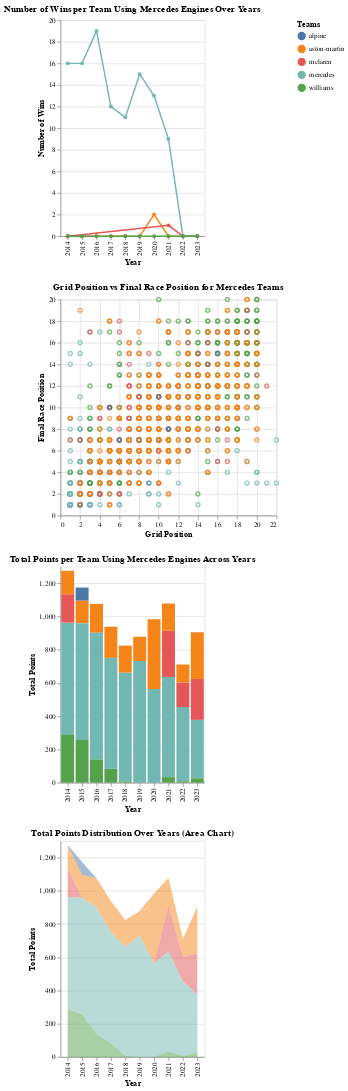

The notebook cell this image was saved under:
### Markdown cell above
# Dashboard

### Code cell
import altair as alt
import pandas as pd

# Filter data for teams using Mercedes engines, handling NA values in the condition
mercedes_teams = merged_data[merged_data['ENGINE'].str.contains("Mercedes", na=False)]

# Wins by team and year chart (Line Chart)
wins_by_team_year = mercedes_teams.groupby(['Team', 'Year'])['W'].sum().reset_index()
mercedes_team_wins_over_time_alt = alt.Chart(wins_by_team_year).mark_line(point=True).encode(
    x=alt.X('Year:O', axis=alt.Axis(title='Year')),
    y=alt.Y('W:Q', axis=alt.Axis(title='Number of Wins')),
    color=alt.Color('Team:N', legend=alt.Legend(title="Teams")),
    tooltip=['Team', 'Year', 'W']
).properties(
    title='Number of Wins per Team Using Mercedes Engines Over Years'
)

# Correlation between grid position and final race position chart (Scatter Plot)
grid_race_corr_chart = alt.Chart(mercedes_teams).mark_point().encode(
    x=alt.X('GRID POS:Q', axis=alt.Axis(title='Grid Position')),
    y=alt.Y('RACE:Q', axis=alt.Axis(title='Final Race Position')),
    color=alt.Color('Team:N', legend=alt.Legend(title="Teams")),
    tooltip=['GRID POS', 'RACE', 'Team']
).properties(
    title='Grid Position vs Final Race Position for Mercedes Teams'
)

# Total points per team and year chart (Stacked Bar Chart)
points_by_team_year_bar_chart = alt.Chart(mercedes_teams).mark_bar().encode(
    x=alt.X('Year:O', axis=alt.Axis(title='Year')),
    y=alt.Y('sum(PTS):Q', axis=alt.Axis(title='Total Points')),
    color=alt.Color('Team:N', legend=alt.Legend(title="Teams")),
    tooltip=['Year', 'sum(PTS)', 'Team']
).properties(
    title='Total Points per Team Using Mercedes Engines Across Years'
)

# Total points per team and year chart (Area Chart)
points_by_team_year_area_chart = alt.Chart(mercedes_teams).mark_area(opacity=0.5).encode(
    x=alt.X('Year:O', axis=alt.Axis(title='Year')),
    y=alt.Y('sum(PTS):Q', axis=alt.Axis(title='Total Points')),
    color=alt.Color('Team:N', legend=alt.Legend(title="Teams")),
    tooltip=['Year', 'sum(PTS)', 'Team']
).properties(
    title='Total Points Distribution Over Years (Area Chart)'
)

# Concatenate the charts in a dashboard
dashboard = alt.vconcat(
    mercedes_team_wins_over_time_alt,
    grid_race_corr_chart,
    points_by_team_year_bar_chart,
    points_by_team_year_area_chart
).configure_concat(
    spacing=20
)

# Display the dashboard
dashboard

### Figure 1 — Vega-Lite specification as saved in the notebook (floating-point values rounded to 4 significant figures; data arrays with more than 128 entries replaced by an {"elided": "..."} marker saying what was removed)
{"config": {"view": {"continuousWidth": 300, "continuousHeight": 300}, "concat": {"spacing": 20}}, "vconcat": [{"data": {"name": "data-b30e6717de0c6c57b84cc8958ff6517d"}, "mark": {"type": "line", "point": true}, "encoding": {"color": {"field": "Team", "legend": {"title": "Teams"}, "type": "nominal"}, "tooltip": [{"field": "Team", "type": "nominal"}, {"field": "Year", "type": "quantitative"}, {"field": "W", "type": "quantitative"}], "x": {"axis": {"title": "Year"}, "field": "Year", "type": "ordinal"}, "y": {"axis": {"title": "Number of Wins"}, "field": "W", "type": "quantitative"}}, "title": "Number of Wins per Team Using Mercedes Engines Over Years"}, {"data": {"name": "data-9191dd01f25da97a13dc45e0d08edcc8"}, "mark": {"type": "point"}, "encoding": {"color": {"field": "Team", "legend": {"title": "Teams"}, "type": "nominal"}, "tooltip": [{"field": "GRID POS", "type": "quantitative"}, {"field": "RACE", "type": "nominal"}, {"field": "Team", "type": "nominal"}], "x": {"axis": {"title": "Grid Position"}, "field": "GRID POS", "type": "quantitative"}, "y": {"axis": {"title": "Final Race Position"}, "field": "RACE", "type": "quantitative"}}, "title": "Grid Position vs Final Race Position for Mercedes Teams"}, {"data": {"name": "data-9191dd01f25da97a13dc45e0d08edcc8"}, "mark": {"type": "bar"}, "encoding": {"color": {"field": "Team", "legend": {"title": "Teams"}, "type": "nominal"}, "tooltip": [{"field": "Year", "type": "quantitative"}, {"aggregate": "sum", "field": "PTS", "type": "quantitative"}, {"field": "Team", "type": "nominal"}], "x": {"axis": {"title": "Year"}, "field": "Year", "type": "ordinal"}, "y": {"aggregate": "sum", "axis": {"title": "Total Points"}, "field": "PTS", "type": "quantitative"}}, "title": "Total Points per Team Using Mercedes Engines Across Years"}, {"data": {"name": "data-9191dd01f25da97a13dc45e0d08edcc8"}, "mark": {"type": "area", "opacity": 0.5}, "encoding": {"color": {"field": "Team", "legend": {"title": "Teams"}, "type": "nominal"}, "tooltip": [{"field": "Year", "type": "quantitative"}, {"aggregate": "sum", "field": "PTS", "type": "quantitative"}, {"field": "Team", "type": "nominal"}], "x": {"axis": {"title": "Year"}, "field": "Year", "type": "ordinal"}, "y": {"aggregate": "sum", "axis": {"title": "Total Points"}, "field": "PTS", "type": "quantitative"}}, "title": "Total Points Distribution Over Years (Area Chart)"}], "$schema": "https://vega.github.io/schema/vega-lite/v5.14.1.json", "datasets": {"data-b30e6717de0c6c57b84cc8958ff6517d": [{"Team": "alpine", "Year": 2015, "W": 0}, {"Team": "aston-martin", "Year": 2014, "W": 0}, {"Team": "aston-martin", "Year": 2015, "W": 0}, {"Team": "aston-martin", "Year": 2016, "W": 0}, {"Team": "aston-martin", "Year": 2017, "W": 0}, {"Team": "aston-martin", "Year": 2018, "W": 0}, {"Team": "aston-martin", "Year": 2019, "W": 0}, {"Team": "aston-martin", "Year": 2020, "W": 2}, {"Team": "aston-martin", "Year": 2021, "W": 0}, {"Team": "aston-martin", "Year": 2022, "W": 0}, {"Team": "aston-martin", "Year": 2023, "W": 0}, {"Team": "mclaren", "Year": 2014, "W": 0}, {"Team": "mclaren", "Year": 2021, "W": 1}, {"Team": "mclaren", "Year": 2022, "W": 0}, {"Team": "mclaren", "Year": 2023, "W": 0}, {"Team": "mercedes", "Year": 2014, "W": 16}, {"Team": "mercedes", "Year": 2015, "W": 16}, {"Team": "mercedes", "Year": 2016, "W": 19}, {"Team": "mercedes", "Year": 2017, "W": 12}, {"Team": "mercedes", "Year": 2018, "W": 11}, {"Team": "mercedes", "Year": 2019, "W": 15}, {"Team": "mercedes", "Year": 2020, "W": 13}, {"Team": "mercedes", "Year": 2021, "W": 9}, {"Team": "mercedes", "Year": 2022, "W": 0}, {"Team": "mercedes", "Year": 2023, "W": 0}, {"Team": "williams", "Year": 2014, "W": 0}, {"Team": "williams", "Year": 2015, "W": 0}, {"Team": "williams", "Year": 2016, "W": 0}, {"Team": "williams", "Year": 2017, "W": 0}, {"Team": "williams", "Year": 2018, "W": 0}, {"Team": "williams", "Year": 2019, "W": 0}, {"Team": "williams", "Year": 2020, "W": 0}, {"Team": "williams", "Year": 2021, "W": 0}, {"Team": "williams", "Year": 2022, "W": 0}, {"Team": "williams", "Year": 2023, "W": 0}], "data-9191dd01f25da97a13dc45e0d08edcc8": {"elided": "1591 records"}}}
